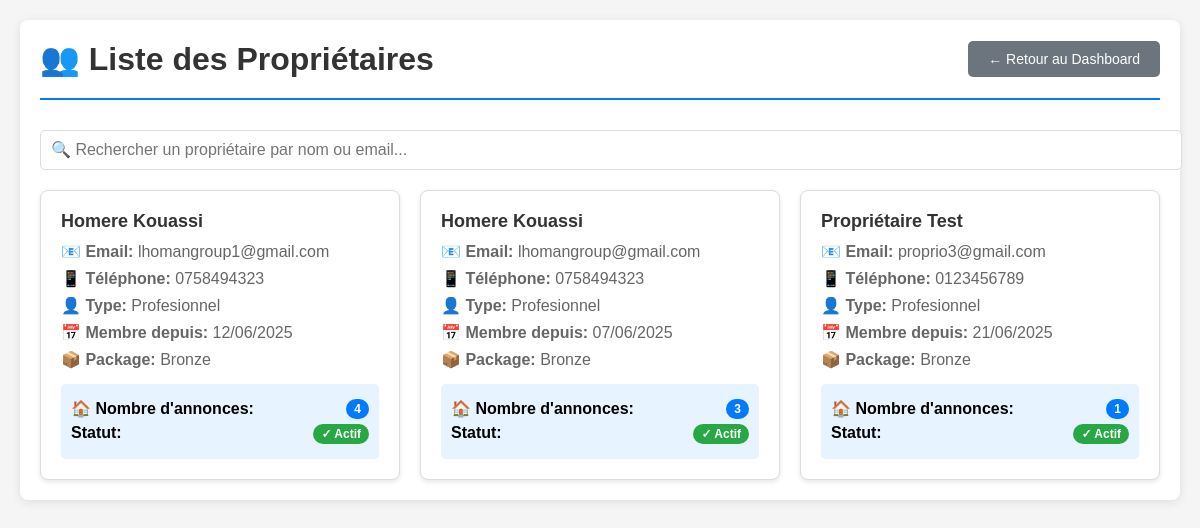
/annonce/liste-proprietaires/, run on the app's committed database.
### account/models.py (models this page shows, shortened)
class Account(AbstractBaseUser):
    email = models.EmailField(verbose_name="email", max_length=60, unique=True)
    date_joined = models.DateTimeField(verbose_name='date joined', auto_now_add=True)
    last_login = models.DateTimeField(verbose_name='last login', auto_now=True)
    is_admin = models.BooleanField(default=False)
    is_active = models.BooleanField(default=False)
    is_staff = models.BooleanField(default=False)
    is_superuser = models.BooleanField(default=False)
    first_name = models.CharField(max_length=50)
    last_name = models.CharField(max_length=50)
    telephone = models.CharField(max_length=10)
    photo_profil = models.ImageField(blank=True)
    photo_identite = models.ImageField(blank=True)
    photo_stream = models.ImageField(blank=True)
    class TypePackages(models.TextChoices):
        bronze = 'BRON', _('Bronze')
        silver = 'SILV', _('Silver')
        gold = 'GOLD', _('Gold')
    packages_type = models.CharField(
        max_length=4,
        choices=TypePackages.choices,
        default=TypePackages.bronze,
        verbose_name="Package"
    )
    class TypeLocataire(models.TextChoices):
        particulier = 'PART', _('Particulier')
        profesionnel = 'PROF', _('Profesionnel')
    typelocataire = models.CharField(
        max_length=4,
        choices=TypeLocataire.choices,
        default=TypeLocataire.particulier,
        verbose_name="Type de loueur"
    )
    USERNAME_FIELD = 'email'
    REQUIRED_FIELDS = ['first_name','last_name','telephone','typelocataire']
    objects = MyAccountManager()

### annonce/views.py (the view)
# urls.py: path('liste-proprietaires/', views.liste_proprietaires, name='liste_proprietaires'),
def liste_proprietaires(request):
    from django.db.models import Count
    from account.models import Account
    proprietaires = Account.objects.filter(
        annonce__isnull=False
    ).annotate(
        nombre_annonces=Count('annonce')
    ).distinct().order_by('first_name', 'last_name')
    context = {
        'proprietaires': proprietaires
    }
    return render(request, 'annonce/liste_proprietaires.html', context)

### templates/annonce/liste_proprietaires.html (shortened to what this page needs)
<!DOCTYPE html>
<html>
<head>
</head>
<body>
    <div class="container">
        <div class="header">
            <h1>👥 Liste des Propriétaires</h1>
            <div>
                <a href="{% url 'dashboard-list' %}" class="back-btn">← Retour au Dashboard</a>
            </div>
        </div>
        <div class="search-bar">
            <input type="text" class="search-input" id="searchInput" placeholder="🔍 Rechercher un propriétaire par nom ou email...">
        </div>
        {% if proprietaires %}
        <div class="proprietaires-grid" id="proprietairesGrid">
            {% for proprietaire in proprietaires %}
            <div class="proprietaire-card" data-search="{{ proprietaire.first_name|lower }} {{ proprietaire.last_name|lower }} {{ proprietaire.email|lower }}">
                <div class="proprietaire-name">
                    {{ proprietaire.first_name }} {{ proprietaire.last_name }}
                </div>
                <div class="proprietaire-info">
                    <strong>📧 Email:</strong> {{ proprietaire.email }}
                </div>
                <div class="proprietaire-info">
                    <strong>📱 Téléphone:</strong> {{ proprietaire.telephone|default:"Non renseigné" }}
                </div>
                <div class="proprietaire-info">
                    <strong>👤 Type:</strong> {{ proprietaire.get_typelocataire_display }}
                </div>
                <div class="proprietaire-info">
                    <strong>📅 Membre depuis:</strong> {{ proprietaire.date_joined|date:"d/m/Y" }}
                </div>
                <div class="proprietaire-info">
                    <strong>📦 Package:</strong> {{ proprietaire.get_packages_type_display }}
                </div>
                <div class="proprietaire-stats">
                    <div class="stats-item">
                        <span><strong>🏠 Nombre d'annonces:</strong></span>
                        <span class="badge">{{ proprietaire.nombre_annonces }}</span>
                    </div>
                    <div class="stats-item">
                        <span><strong>Statut:</strong></span>
                        {% if proprietaire.is_active %}
                            <span class="badge badge-success">✓ Actif</span>
                        {% else %}
                            <span class="badge badge-warning">⚠ Inactif</span>
                        {% endif %}
                    </div>
                </div>
            </div>
            {% endfor %}
        </div>
        {% else %}
        <div class="no-proprietaires">
            <p>Aucun propriétaire trouvé dans la base de données.</p>
        </div>
        {% endif %}
    </div>
</body>
</html>

### templates/annonce/liste_proprietaires.html (style rules this page uses)
body { font-family: Arial, sans-serif; margin: 0; padding: 20px; background-color: #f5f5f5; }
.container { max-width: 1200px; margin: 0 auto; background: white; padding: 20px; border-radius: 8px; box-shadow: 0 2px 10px rgba(0,0,0,0.1); }
.header { display: flex; justify-content: space-between; align-items: center; margin-bottom: 30px; padding-bottom: 20px; border-bottom: 2px solid #007bff; }
.header h1 { color: #333; margin: 0; }
.back-btn { background: #6c757d; color: white; padding: 10px 20px; text-decoration: none; border-radius: 5px; font-size: 14px; }
.proprietaires-grid { display: grid; grid-template-columns: repeat(auto-fill, minmax(350px, 1fr)); gap: 20px; }
.proprietaire-card { border: 1px solid #ddd; border-radius: 8px; padding: 20px; background: white; box-shadow: 0 2px 5px rgba(0,0,0,0.1); transition: transform 0.2s, box-shadow 0.2s; }
.proprietaire-name { font-size: 18px; font-weight: bold; color: #333; margin-bottom: 10px; }
.proprietaire-info { margin: 8px 0; color: #666; }
.proprietaire-stats { background: #e7f3ff; padding: 10px; border-radius: 5px; margin-top: 15px; }
.stats-item { display: flex; justify-content: space-between; margin: 5px 0; }
.badge { background: #007bff; color: white; padding: 3px 8px; border-radius: 12px; font-size: 12px; font-weight: bold; }
.badge-success { background: #28a745; }
.search-bar { margin-bottom: 20px; }
.search-input { width: 100%; padding: 10px; border: 1px solid #ddd; border-radius: 5px; font-size: 16px; }

### data on the page
Account: first_name "Homere", last_name "Kouassi", email "lhomangroup1@gmail.com", telephone "0758494323", typelocataire "Profesionnel", date_joined "12/06/2025", packages_type "Bronze", nombre_annonces "4", is_active "✓ Actif"
Account: first_name "Homere", last_name "Kouassi", email "lhomangroup@gmail.com", telephone "0758494323", typelocataire "Profesionnel", date_joined "07/06/2025", packages_type "Bronze", nombre_annonces "3", is_active "✓ Actif"
Account: first_name "Propriétaire", last_name "Test", email "proprio3@gmail.com", telephone "0123456789", typelocataire "Profesionnel", date_joined "21/06/2025", packages_type "Bronze", nombre_annonces "1", is_active "✓ Actif"
